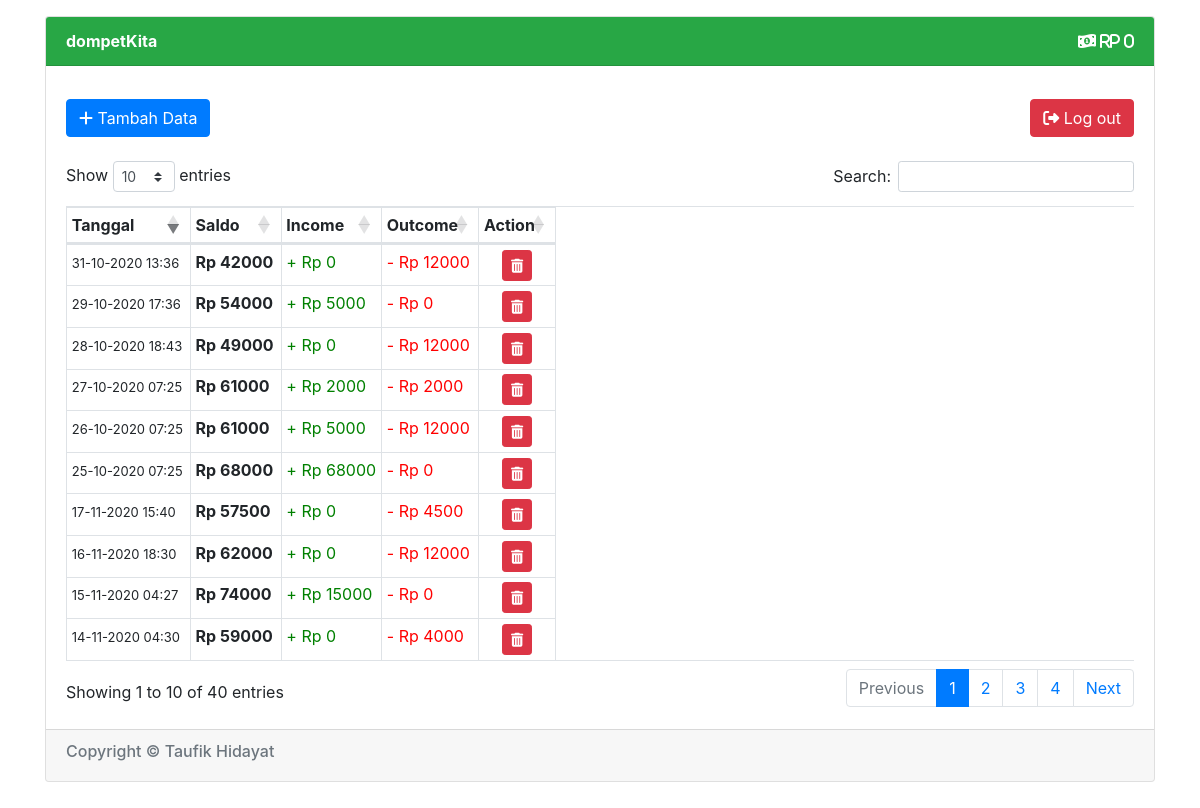
The app's page /index.php?pesan=login (signed in) with its own data.
### tables this page shows
CREATE TABLE `dompet` (
  `id` int(11) NOT NULL,
  `tanggal` datetime NOT NULL,
  `saldo` int(11) NOT NULL,
  `income` int(11) NOT NULL,
  `outcome` int(11) NOT NULL,
  `user_id` int(11) NOT NULL
);

### index.php (the view, shortened to what this page needs)
<!doctype html>
<html lang="en">
<head>
  <link rel="stylesheet" href="https://cdn.datatables.net/1.10.22/css/dataTables.bootstrap4.min.css">
  <link rel="stylesheet" href="https://cdn.jsdelivr.net/npm/bootstrap@4.5.3/dist/css/bootstrap.min.css">
</head>
<body>
  <div class="container pt-3">
    <div class="card">
      <div class="card-header bg-success">
        <b class="text-white"><a href="index.php" class="text-white">dompetKita</a></b>
        <?php include 'koneksi.php';
        $saldoTerbaru = mysqli_query($koneksi, "select saldo from dompet where user_id = '".$_SESSION['id']."' order by tanggal desc limit 1");
        $dataSaldo = mysqli_fetch_array($saldoTerbaru);
        $cek = mysqli_num_rows($saldoTerbaru);
        if($cek > 0){
          echo "<h8 class='text-white float-right'><i class='fa fa-money-bill-wave-alt'> Rp ".$dataSaldo['saldo']."</i></h8>";
        }else{
          echo "<h8 class='text-white float-right'><i class='fa fa-money-bill-wave-alt'> Rp 0</i></h8>";
        }
        ?>
      </div>
      <div class="card-body">
        <?php
        if (isset($_GET['pesan'])) {
          $pesan = $_GET['pesan'];
          if ($pesan == "input") {
            echo "<div class='alert alert-success alert-dismissible fade show' role='alert'><i class='fa fa-check'></i>
  Input data berhasil!
  <button type='button' class='close' data-dismiss='alert' aria-label='Close'>
    <span aria-hidden='true'>&times;</span>
  </button>
</div>";
          } else if ($pesan == "hapus") {
            echo "<div class='alert alert-success alert-dismissible fade show' role='alert'><i class='fa fa-trash'></i> Data berhasil dihapus!
  <button type='button' class='close' data-dismiss='alert' aria-label='Close'>
    <span aria-hidden='true'>&times;</span>
  </button>
</div>";
          } else if ($pesan == "login") {
            echo "<div class='alert alert-success alert-dismissible fade show' role='alert'><i class='fa fa-sign-in'></i>
  Login berhasil! Selamat datang <i>".$_SESSION['user']."</i>
  <button type='button' class='close' data-dismiss='alert' aria-label='Close'>
    <span aria-hidden='true'>&times;</span>
  </button>
</div>";
          }
        }
        ?>
        <button type="button" class="btn btn-primary" data-toggle="modal" data-target="#exampleModal">
          <i class="fa fa-plus"></i> Tambah Data</button>
        <a href="logout.php" class="btn btn-danger float-right" onclick="return confirm('Anda yakin ingin logout?')">
          <i class="fa fa-sign-out"></i> Log out</a>
        </div>
        <br><br>
        <table class="table table-responsive table-sm table-bordered" id="example">
          <thead>
            <tr>
              <th scope="col">Tanggal</th>
              <th scope="col">Saldo</th>
              <th scope="col">Income</th>
              <th scope="col">Outcome</th>
              <th scope="col">Action</th>
            </tr>
          </thead>
          <tbody>
            <?php
            $data = mysqli_query($koneksi, "select * from dompet WHERE user_id = '".$_SESSION['id']."'");
            while ($d = mysqli_fetch_array($data)) {
              $originalDate = $d['tanggal'];
              $newDate = date("d-m-Y H:i", strtotime($originalDate));
              ?>
              <tr>
                <td><font size="2"><?=$newDate; ?></font></td>
                <td><b>Rp <?=$d['saldo']; ?></b></td>
                <td><font color="green">+ Rp <?=$d['income']; ?></font></td>
                <td><font color="red">- Rp <?=$d['outcome']; ?></font></td>
                <td align="center" class="align-middle"><a href="hapus.php?id=<?php echo $d['id']; ?>" class="btn btn-danger btn-sm" onclick="return confirm('Anda yakin ingin menghapus data?')"><i class="fa fa-trash"></i></a></td>
              </tr>
              <?php
            }
            ?>
          </tbody>
        </table>
      </div>
      <div class="card-footer text-secondary">
        <h6>Copyright © Taufik Hidayat</h6>
      </div>
    </div>
</body>
</html>

### records on screen
dompet: tanggal "25-10-2020 07:25", saldo "68000", income "68000", outcome "0"
dompet: tanggal "26-10-2020 07:25", saldo "61000", income "5000", outcome "12000"
dompet: tanggal "27-10-2020 07:25", saldo "61000", income "2000", outcome "2000"
dompet: tanggal "28-10-2020 18:43", saldo "49000", income "0", outcome "12000"
dompet: tanggal "29-10-2020 17:36", saldo "54000", income "5000", outcome "0"
dompet: tanggal "31-10-2020 13:36", saldo "42000", income "0", outcome "12000"
dompet: tanggal "14-11-2020 04:30", saldo "59000", income "0", outcome "4000"
dompet: tanggal "15-11-2020 04:27", saldo "74000", income "15000", outcome "0"
dompet: tanggal "16-11-2020 18:30", saldo "62000", income "0", outcome "12000"
dompet: tanggal "17-11-2020 15:40", saldo "57500", income "0", outcome "4500"

### other values on screen
$dataSaldo['saldo'] "0"
